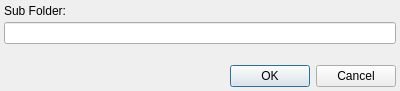
<?xml version="1.0" encoding="UTF-8"?>
<ui version="4.0">
 <class>dialogExportSubFolder</class>
 <widget class="QDialog" name="dialogExportSubFolder">
  <property name="geometry">
   <rect>
    <x>0</x>
    <y>0</y>
    <width>400</width>
    <height>91</height>
   </rect>
  </property>
  <property name="windowTitle">
   <string>Export Sub Folder</string>
  </property>
  <layout class="QVBoxLayout" name="verticalLayout">
   <property name="spacing">
    <number>4</number>
   </property>
   <property name="leftMargin">
    <number>4</number>
   </property>
   <property name="topMargin">
    <number>4</number>
   </property>
   <property name="rightMargin">
    <number>4</number>
   </property>
   <property name="bottomMargin">
    <number>4</number>
   </property>
   <item>
    <widget class="QLabel" name="labelSubFolder">
     <property name="text">
      <string>Sub Folder:</string>
     </property>
    </widget>
   </item>
   <item>
    <layout class="QHBoxLayout" name="horizontalLayoutFileGrid">
     <property name="spacing">
      <number>4</number>
     </property>
     <item>
      <layout class="QHBoxLayout" name="horizontalLayoutFile">
       <property name="spacing">
        <number>0</number>
       </property>
       <item>
        <widget class="QLineEdit" name="lineEditExportSubFolder"/>
       </item>
      </layout>
     </item>
    </layout>
   </item>
   <item>
    <spacer name="verticalSpacer">
     <property name="orientation">
      <enum>Qt::Vertical</enum>
     </property>
     <property name="sizeHint" stdset="0">
      <size>
       <width>20</width>
       <height>40</height>
      </size>
     </property>
    </spacer>
   </item>
   <item>
    <widget class="QDialogButtonBox" name="buttonBox">
     <property name="orientation">
      <enum>Qt::Horizontal</enum>
     </property>
     <property name="standardButtons">
      <set>QDialogButtonBox::Cancel|QDialogButtonBox::Ok</set>
     </property>
    </widget>
   </item>
  </layout>
 </widget>
 <resources/>
 <connections>
  <connection>
   <sender>buttonBox</sender>
   <signal>accepted()</signal>
   <receiver>dialogExportSubFolder</receiver>
   <slot>accept()</slot>
   <hints>
    <hint type="sourcelabel">
     <x>248</x>
     <y>254</y>
    </hint>
    <hint type="destinationlabel">
     <x>157</x>
     <y>274</y>
    </hint>
   </hints>
  </connection>
  <connection>
   <sender>buttonBox</sender>
   <signal>rejected()</signal>
   <receiver>dialogExportSubFolder</receiver>
   <slot>reject()</slot>
   <hints>
    <hint type="sourcelabel">
     <x>316</x>
     <y>260</y>
    </hint>
    <hint type="destinationlabel">
     <x>286</x>
     <y>274</y>
    </hint>
   </hints>
  </connection>
 </connections>
</ui>
